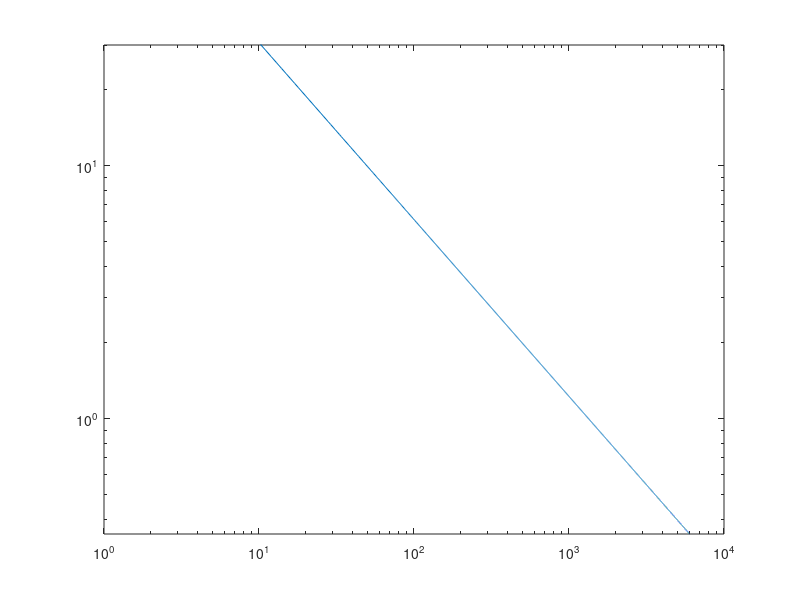

The MATLAB script that drew this image:

controlLoopFreq = 500; % Hz
countToMillimeter = 29.5 / 99510.0 % 26.1 / 107493;


K = 1; % Controller Gain
m = 15; % Admittance controller mass
b = 45; % Admittance controller damping
k = 1; % Controller spring
dt = 1/ controlLoopFreq; % Time step

object_k = 5; % [N / mm]
object_b = 2.5; %[N*s / mm]

object_width = 20; %[mm]

R = 0 : 1 : 6000;
y = 153.18 * R .^-0.699;

loglog(R, y);
ylim([0 30])
